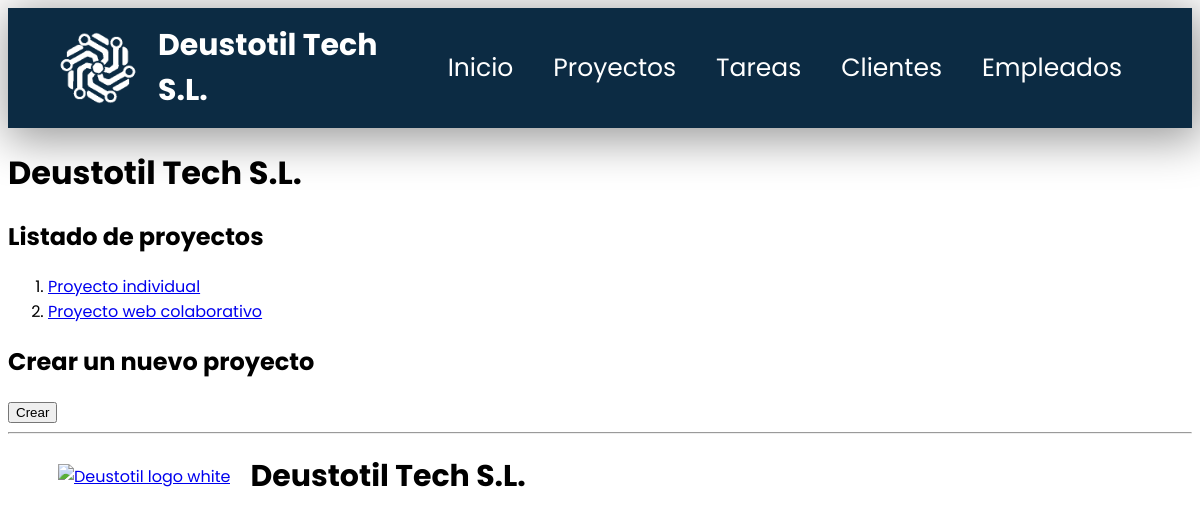
Before: /appProyectos/proyectos/ with the older database file.
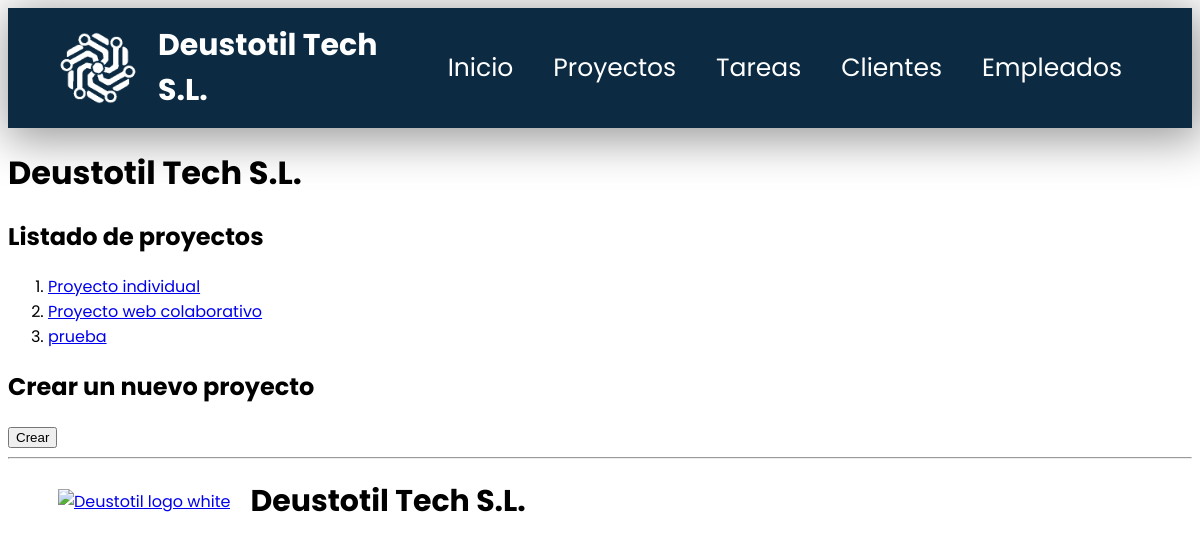
After: the same page with the newer database file.
### appProyectos/models.py (models this page shows, shortened)
class Proyecto(models.Model):
    nombre = models.CharField(max_length=155)
    descripcion = models.CharField(max_length=255)
    fecha_inicio = models.DateField()
    fecha_fin = models.DateField()
    presupuesto = models.FloatField()
    cliente = models.ForeignKey(Cliente, on_delete=models.CASCADE)
    responsable = models.ForeignKey(Empleado, on_delete=models.CASCADE)

### appProyectos/views.py (the view)
# urls.py: path('proyectos/', views.ProyectoListView.as_view(), name='index proyectos'),
class ProyectoListView(ListView):
    model = Proyecto
    queryset = Proyecto.objects.order_by('nombre')

### appProyectos/templates/appProyectos/proyecto_list.html (shortened to what this page needs)
{% extends "base.html" %}
{% block contenido %}
    <h1>Deustotil Tech S.L.</h1>
    <h2>Listado de proyectos</h2>
    {% if proyecto_list %}
        <ol>
            {% for p in proyecto_list %}
                <li>
                    <a href="{% url 'proyecto' p.id %}">{{ p.nombre }}</a>
                </li>
            {% endfor %}
        </ol>
    {% else %}
        <p>No hay proyectos creados.</p>
    {% endif %}
    <h2>Crear un nuevo proyecto</h2>
    <a href="{% url 'registrar proyecto' %}">
        <input type="button" value="Crear">
    </a>
{% endblock contenido %}

Changed rows visible on the page:
added Proyecto: nombre "prueba"
